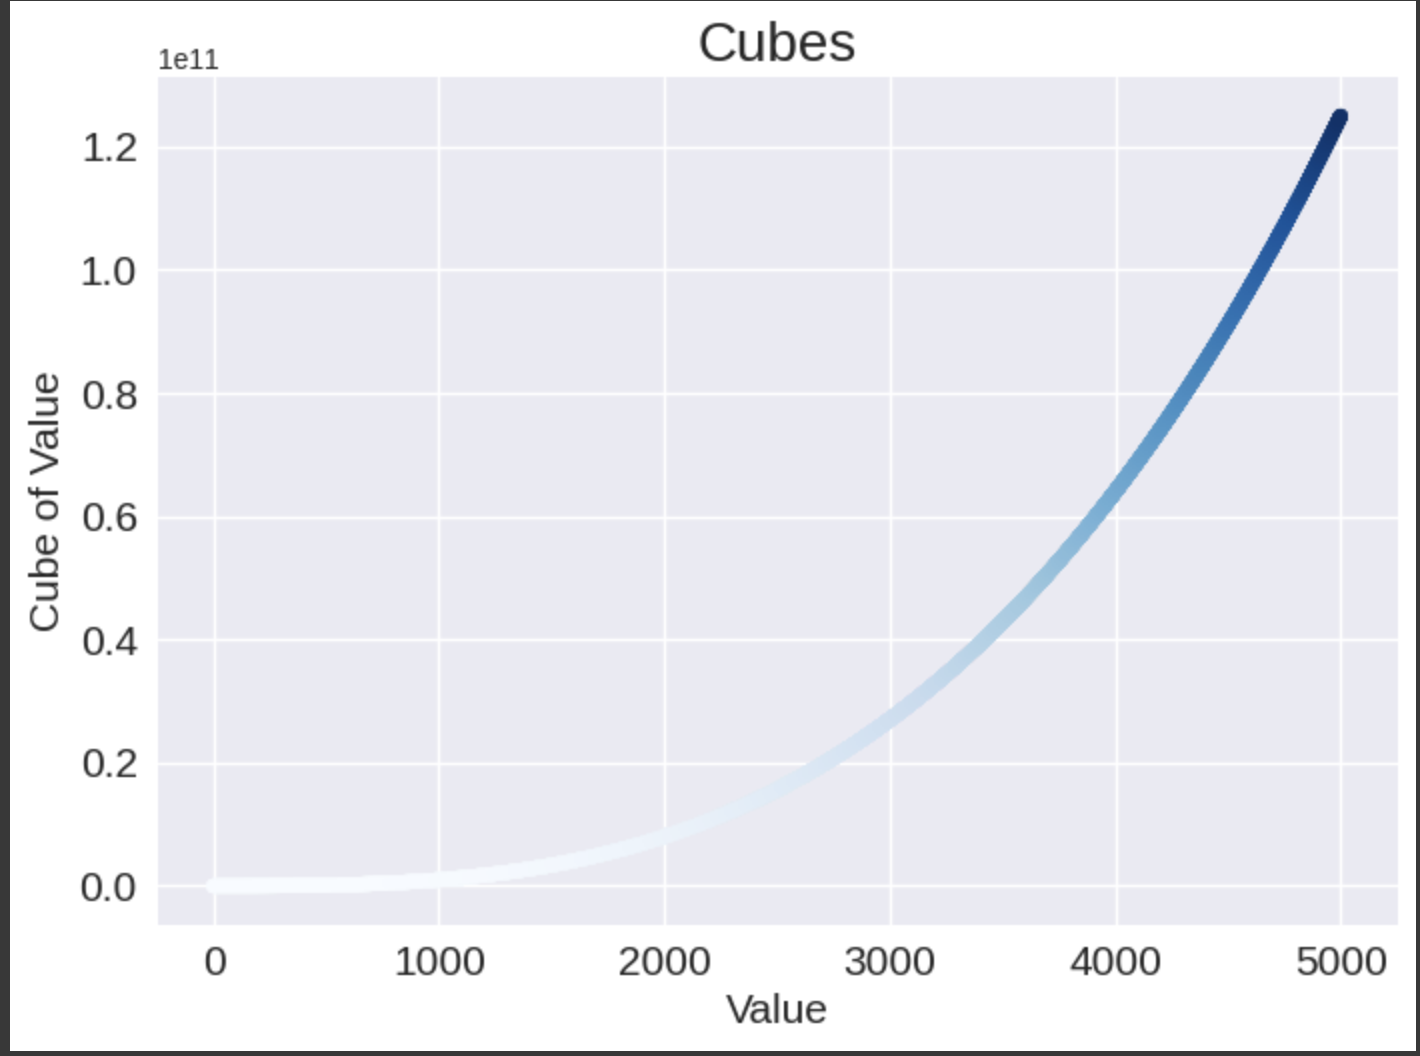

This chart was generated by the following Python code:
import matplotlib.pyplot as plt

x = range(1, 5001)
y = [x**3 for x in x]

plt.style.use('seaborn-darkgrid')

one, two = plt.subplots() 

two.scatter(x, y, c=y, cmap=plt.cm.Blues, s=25) 
two.set_title("Cubes", fontsize=20)
two.set_xlabel('Value', fontsize=15)
two.set_ylabel('Cube of Value', fontsize=15)

two.tick_params(axis='both', labelsize=15)

plt.show()
